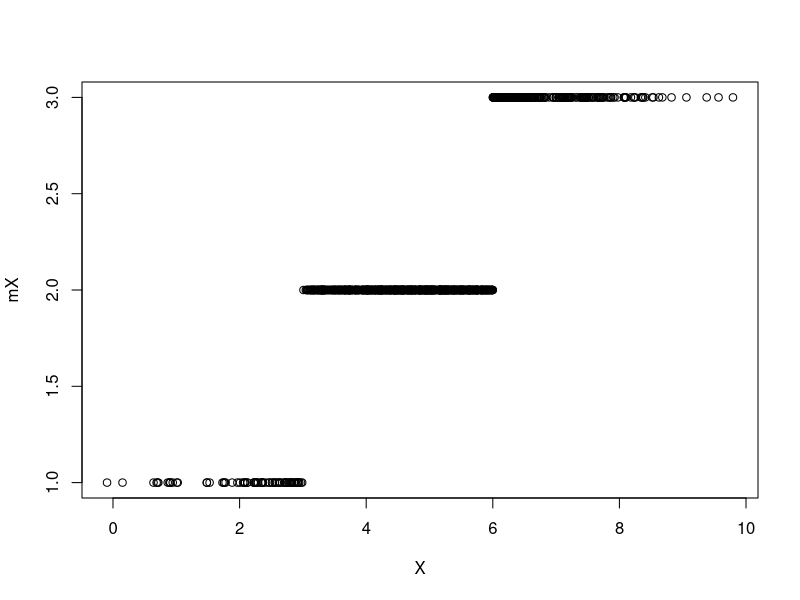
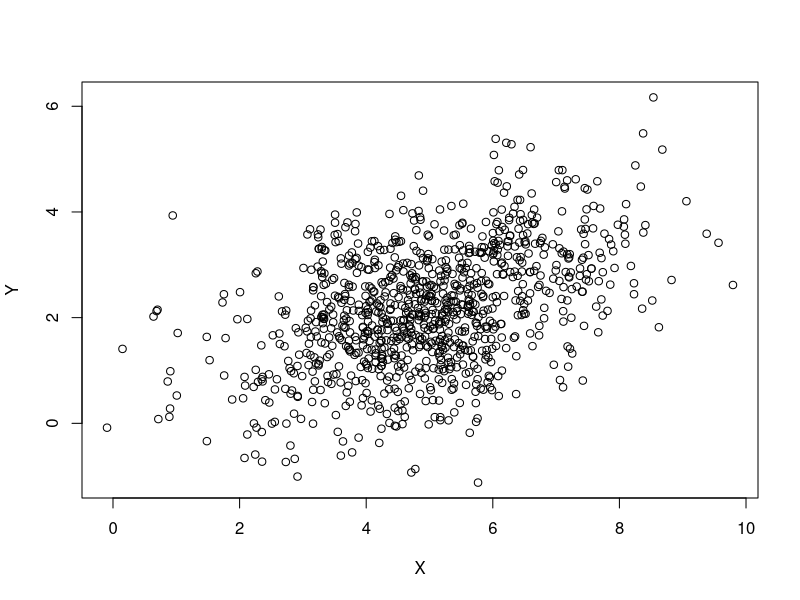
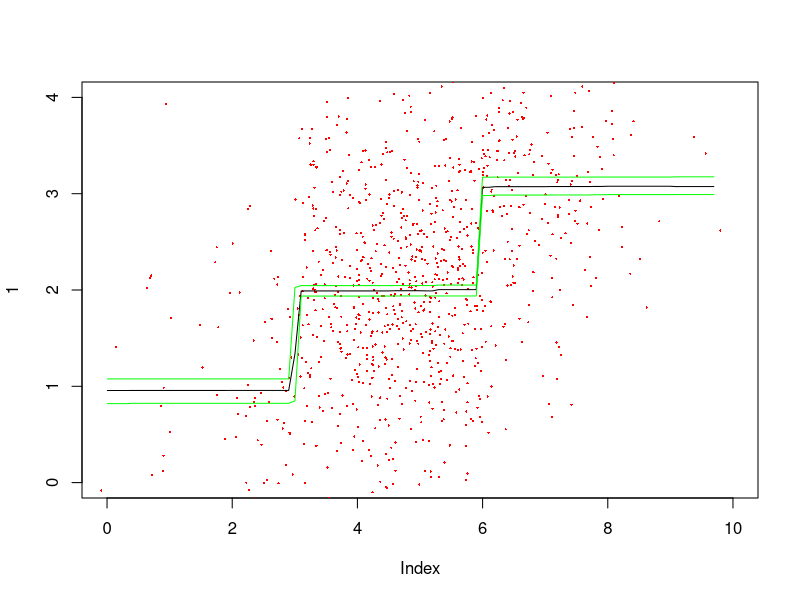
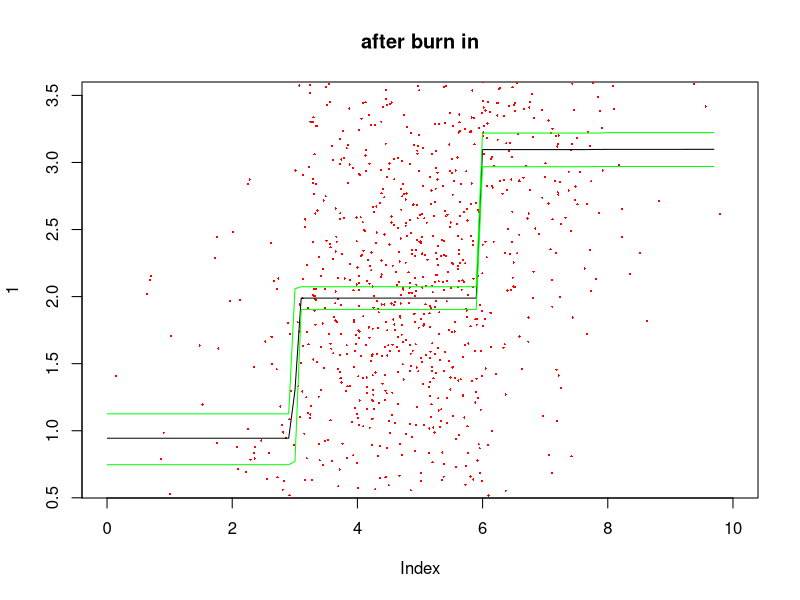

The R script that drew these images, in order:
CalcLogLike <- function(Y, X, cutoffs, heights, sigma) {
  if (length(heights) != length(cutoffs) + 1) {
    stop('Error: heights should be one element longer than cutoffs.')
  }
  mean_function <- rep(heights[1], length(X))
  for (ii in 2:length(heights)) {
    wh <- which(X >= cutoffs[ii - 1])
    mean_function[wh] <- heights[ii]
  }
  log_like <- dnorm(Y, mean = mean_function, sd = sigma, log = TRUE)
  return(sum(log_like))
}


set.seed(1234)
N <- 1000
sigma <- 1
minX <- 0
maxX <- 10
#X <- runif(N, minX, maxX)
X <- rnorm(N, mean = 5, sd = 1.5)
minX <- min(X)
maxX <- max(X)
true_means <- c(1, 2, 3)
true_cut <- c(3, 6)
mX <- true_means[1] * (X >= minX & X < true_cut[1]) +
  true_means[2] * (X >= true_cut[1] & X < true_cut[2]) +
  true_means[3] * (X >= true_cut[2])
Y <- rnorm(N, mean = mX, sd = sigma)
#Y <- rnorm(N, mean = 0, sd = sigma)
plot(X, mX)
plot(X, Y)

max_cutoffs <- 10
lambda <- 5  # Poisson parameter for number of breaks.

# Calculating the c parameter of bk, dk.
bk <- rep(0, max_cutoffs + 1)
names(bk) <- paste0('s=', c(0:max_cutoffs))
dk <- bk
etak <- bk
pik <- bk

for (ii in 0:(max_cutoffs - 1)) {  # Number of current cutoffs.
  bk[ii + 1] <- dpois(ii + 1, lambda = lambda) / dpois(ii, lambda = lambda)
  dk[ii + 2] <- dpois(ii, lambda = lambda) / dpois(ii + 1, lambda = lambda)
}
dk[length(dk)] <- dpois(max_cutoffs - 1, lambda = lambda) /
  dpois(max_cutoffs, lambda = lambda)
bk <- sapply(bk, function(x) min(x, 1))
dk <- sapply(dk, function(x) min(x, 1))

c <- 0.9 / max(bk + dk)
bk <- c * bk
dk <- c * dk
for (ii in 2:(max_cutoffs + 1)) {
  etak[ii] <- (1 - bk[ii] - dk[ii]) / 2
  pik[ii] <- etak[ii]
}
etak[1] <- 1 - bk[1]



uninf <- 100 ^ 2
Nsims <- 10000
heights <- NULL
heights[[1]] <- c(4, 2, 0)
cutoffs <- NULL
cutoffs[[1]] <- c(5, 9)
sigmas <- rep(NA, Nsims)
sigmas[1] <- 1
moves <- rep(NA, Nsims)
range_unif <- 1

# moves correspond to 1 = 'H', 2 = 'P', 3 = 'B', 4 = 'D'.



for (ii in 2:Nsims) {
  curr_cut <- length(cutoffs[[ii - 1]])
  moves[ii] <- sample(1:4, 1, prob = c(etak[curr_cut + 1], pik[curr_cut + 1],
                                       bk[curr_cut + 1], dk[curr_cut + 1]))
  
  # MOVE 1: Change in height.
  if (moves[ii] == 1) {
    
    # For change in heigth we can do Gibbs sampling, so we don't propose.
    cutoffs[[ii]] <- cutoffs[[ii - 1]]
    heights[[ii]] <- heights[[ii - 1]]
    
    # Choose which height to change randomly.
    wh_height <- sample(1:length(heights[[ii]]), 1)
    
    # Which observations correspond to that height.
    if (wh_height == 1) {
      wh_obs <- which(X < ifelse(length(cutoffs[[ii]]) > 0,
                                 cutoffs[[ii]][1], maxX + 1))
    } else if (wh_height == curr_cut + 1) {  # Last height.
      wh_obs <- which(X >= cutoffs[[ii]][curr_cut])
    } else {
      wh_obs <- which(X >= cutoffs[[ii]][wh_height - 1] &
                        X <= cutoffs[[ii]][wh_height])
    }
    # Update using Gibbs.
    ssq_h <- 1 / (length(wh_obs) / sigmas[ii - 1] + 1 / uninf)
    mu_h <- ssq_h * sum(Y[wh_obs] / sigmas[ii - 1])
    heights[[ii]][wh_height] <- rnorm(1, mean = mu_h, sd = sqrt(ssq_h))
    
    
    # MOVE 2: Change in position of cutoff.
  } else if (moves[ii] == 2) {
    
    proposed_cutoffs <- cutoffs[[ii - 1]]
    proposed_heights <- heights[[ii - 1]]
    
    # Which cutoff we will change.
    wh_cut <- sample(1:length(proposed_cutoffs), 1)
    cuts <- c(min(X), proposed_cutoffs, max(X))
    choose_from <- c(cuts[wh_cut], cuts[wh_cut + 2])
    proposed_cutoffs[wh_cut] <- runif(1, min = choose_from[1], max = choose_from[2])
    
    # Calculating the AR.
    logAR <- CalcLogLike(Y = Y, X = X, cutoffs = proposed_cutoffs,
                         heights = proposed_heights, sigma = sigmas[ii - 1])
    logAR <- logAR - CalcLogLike(Y = Y, X = X, cutoffs = cutoffs[[ii - 1]],
                                 heights = heights[[ii - 1]], sigma = sigmas[ii - 1])
    
    # I think the additional term is the same as in Poisson, but I need to check.
    logAR <- logAR + log(choose_from[2] - proposed_cutoffs[wh_cut])
    logAR <- logAR + log(proposed_cutoffs[wh_cut] - choose_from[1])
    logAR <- logAR - log(choose_from[2] - cutoffs[[ii - 1]][wh_cut])
    logAR <- logAR + log(cutoffs[[ii - 1]][wh_cut] - choose_from[1])
    
    
    cutoffs[[ii]] <- cutoffs[[ii - 1]]
    heights[[ii]] <- heights[[ii - 1]]
    if (log(runif(1)) < logAR) {
      cutoffs[[ii]] <- proposed_cutoffs
    }
    
    # MOVE 3: Birth to a new cutoff.
  } else if (moves[ii] == 3) {
    
    # Choose the new cutoff.
    sstar <- runif(1, minX, maxX)
    proposed_cutoffs <- sort(c(cutoffs[[ii - 1]], sstar))
    wh_cut <- which(proposed_cutoffs == sstar)
    
    sj <- ifelse(wh_cut == 1, minX, proposed_cutoffs[wh_cut - 1])
    sj1 <- ifelse(wh_cut == curr_cut + 1, maxX, proposed_cutoffs[wh_cut + 1])
    
    # Defining the proposed heights corresponding to the new cutoff.
    proposed_heights <- rep(NA, length(proposed_cutoffs) + 1)
    proposed_heights[- c(wh_cut, wh_cut + 1)] <- heights[[ii - 1]][- wh_cut]
    hj_prev <- heights[[ii - 1]][wh_cut]
    u <- runif(1, 0, range_unif)
    hj_new <- hj_prev - u * (sj1 - sstar) / (sj1 - sj)
    hj1_new <- hj_new + u * (sstar - sj) / (sj1 - sj)
    proposed_heights[c(wh_cut, wh_cut + 1)] <- c(hj_new, hj1_new)
    # NOTE: What if the change in heights is NOT uniform?
    
    # Calculating the acceptance probability.
    ## Likelihood ratio:
    logAR <- CalcLogLike(Y = Y, X = X, cutoffs = proposed_cutoffs,
                         heights = proposed_heights, sigma = sigmas[ii - 1])
    logAR <- logAR - CalcLogLike(Y = Y, X = X, cutoffs = cutoffs[[ii - 1]],
                                 heights = heights[[ii - 1]], sigma = sigmas[ii - 1])
    ## Prior ratio:
    # For the number of cutoffs:
    k <- length(cutoffs[[ii - 1]])
    logAR <- logAR + dpois(k + 1, lambda, log = TRUE)
    logAR <- logAR - dpois(k, lambda, log = TRUE)
    # For the cutoffs:
    logAR <- logAR + log(2 * (k + 1) * (2 * k + 3)) - log((maxX - minX) ^ 2)
    logAR <- logAR + log((sstar - sj) * (sj1 - sstar) / (sj1 - sj))
    # For the heights:
    logAR <- logAR + sum(dnorm(proposed_heights[c(wh_cut, wh_cut + 1)],
                               mean = 0, sd = sqrt(uninf), log = TRUE))
    logAR <- logAR - dnorm(heights[[ii - 1]][wh_cut], mean = 0, sd = sqrt(uninf),
                           log = TRUE)
    
    ## Proposal ratio:
    logAR <- logAR + log(dk[k + 2] * (maxX - minX) / (bk[k + 1] * (k + 1)))
    ## Jacobian is equal to 1.
    
    cutoffs[[ii]] <- cutoffs[[ii - 1]]
    heights[[ii]] <- heights[[ii - 1]]
    if (log(runif(1)) < logAR) {
      cutoffs[[ii]] <- proposed_cutoffs
      heights[[ii]] <- proposed_heights
    }
    
    # MOVE 4: DEATH OF A CUTOFF.
  } else {
    
    # Choose the cutoff to drop.
    wh_drop <- sample(1:curr_cut, 1)
    drop_cut <- cutoffs[[ii - 1]][wh_drop]
    
    # Proposing the new height.
    proposed_cutoffs <- setdiff(cutoffs[[ii - 1]], drop_cut)
    proposed_heights <- heights[[ii - 1]][- wh_drop]
    
    # Dropping sj1
    sj <- ifelse(wh_drop == 1, minX, proposed_cutoffs[wh_drop - 1])
    sj1 <- drop_cut
    sj2 <- ifelse(wh_drop == curr_cut, maxX, proposed_cutoffs[wh_drop])
    
    # Defining the new height as a weighted average of the two.
    hj_prev <- heights[[ii - 1]][wh_drop]
    hj1_prev <- heights[[ii - 1]][wh_drop + 1]
    h_new <- ((sj1 - sj) * hj_prev + (sj2 - sj1) * hj1_prev) / (sj2 - sj)
    proposed_heights[wh_drop] <- h_new
    
    # Calculate the AR.
    logAR <- CalcLogLike(Y, X, cutoffs = proposed_cutoffs, heights = proposed_heights,
                         sigma = sigmas[ii - 1])
    logAR <- logAR - CalcLogLike(Y, X, cutoffs = cutoffs[[ii - 1]],
                                 heights = heights[[ii - 1]], sigma = sigmas[ii - 1])
    # Add log prior ratio.
    # For the number of cutoffs:
    k <- length(cutoffs[[ii - 1]])
    logAR <- logAR + dpois(k - 1, lambda, log = TRUE) - dpois(k, lambda, log = TRUE)
    # For the cutoffs:
    logAR <- logAR + log((maxX - minX) ^ 2 / (2 * k * (2 * k - 1)))
    logAR <- logAR + log((sj2 - sj1) / ((sj1 - sj) * (sj2 - sj1)))
    # For the heights:
    logAR <- logAR +
      dnorm(h_new, mean = 0, sd = sqrt(uninf), log = TRUE) -
      sum(dnorm(c(hj_prev, hj1_prev), mean = 0, sd = sqrt(uninf), log = TRUE))
    
    # Add log proposal ratio.
    logAR <- logAR + log(bk[k] * k / (dk[k + 1] * (maxX - minX)))
    # Jacobian is 1.
    
    # Propose value and Accept/Reject.
    if (log(runif(1)) < logAR) {
      cutoffs[[ii]] <- proposed_cutoffs
      heights[[ii]] <- proposed_heights
    } else {
      cutoffs[[ii]] <- cutoffs[[ii - 1]]
      heights[[ii]] <- heights[[ii - 1]]
    }
  }
  sigmas[ii] <- sigmas[ii - 1]
}




pred_x <- seq(minX, maxX, length.out = 100)
pred_x <- pred_x[- c(1, length(pred_x))]
pred_y <- matrix(NA, nrow = length(pred_x), ncol = length(heights))
for (ii in 1:length(heights)) {
  cuts <- rep(cutoffs[[ii]], each = 2)
  cuts <- c(minX, cuts, maxX)
  for (cc in 1:(length(cuts) / 2)) {
    wh_obs <- which(pred_x > cuts[2 * cc - 1] & pred_x <= cuts[2 * cc])
    pred_y[wh_obs, ii] <- heights[[ii]][cc]
  }
}
plot(1, xlim = c(0, 10), type = 'n', ylim = range(pred_y))
points(X, Y, pch = 16, cex = 0.3, col = 'red')
lines(pred_x, apply(pred_y, 1, mean))
lines(pred_x, apply(pred_y, 1, function(x) quantile(x, probs = 0.1)), col = 'green')
lines(pred_x, apply(pred_y, 1, function(x) quantile(x, probs = 0.9)), col = 'green')

pred_y <- pred_y[, - c(1:2000)]
plot(1, xlim = c(0, 10), type = 'n', ylim = range(pred_y), main = 'after burn in')
points(X, Y, pch = 16, cex = 0.3, col = 'red')
lines(pred_x, apply(pred_y, 1, mean))
lines(pred_x, apply(pred_y, 1, function(x) quantile(x, probs = 0.025)), col = 'green')
lines(pred_x, apply(pred_y, 1, function(x) quantile(x, probs = 0.975)), col = 'green')







